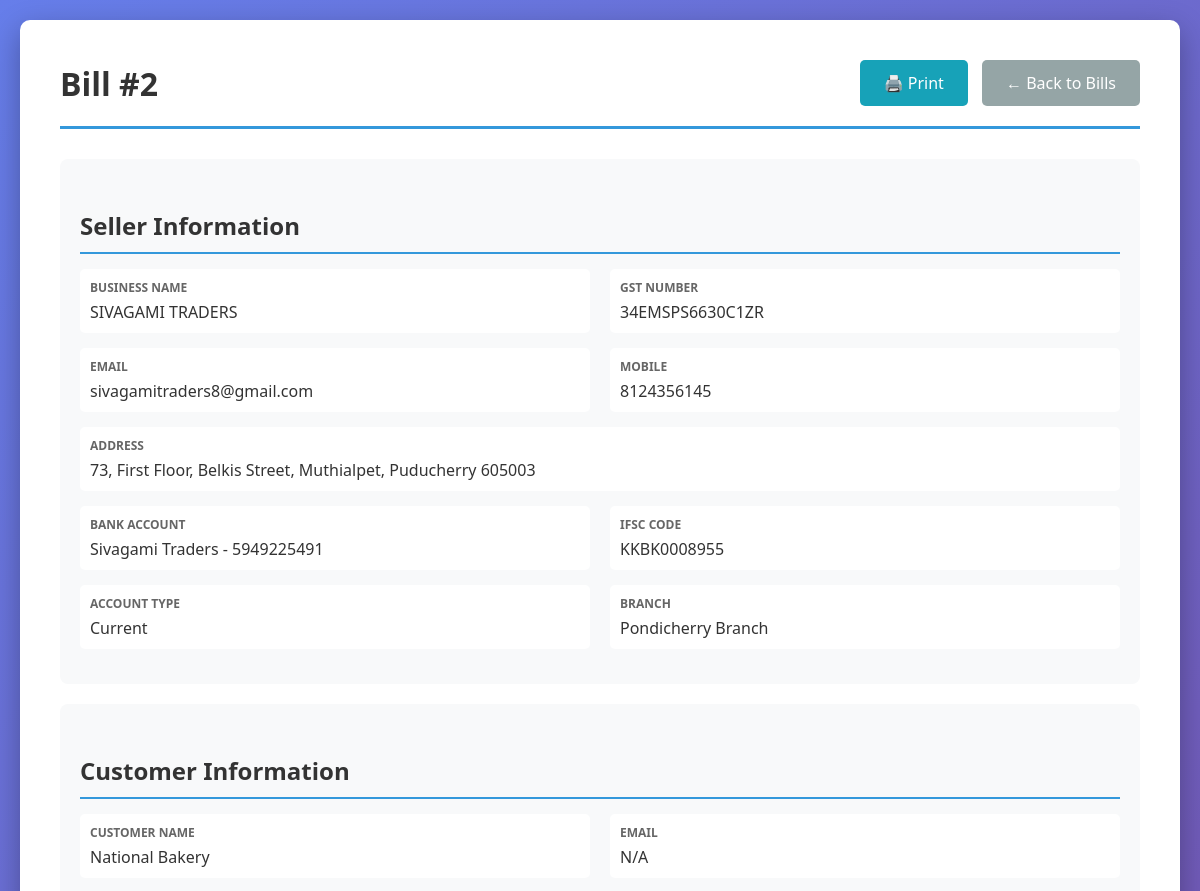
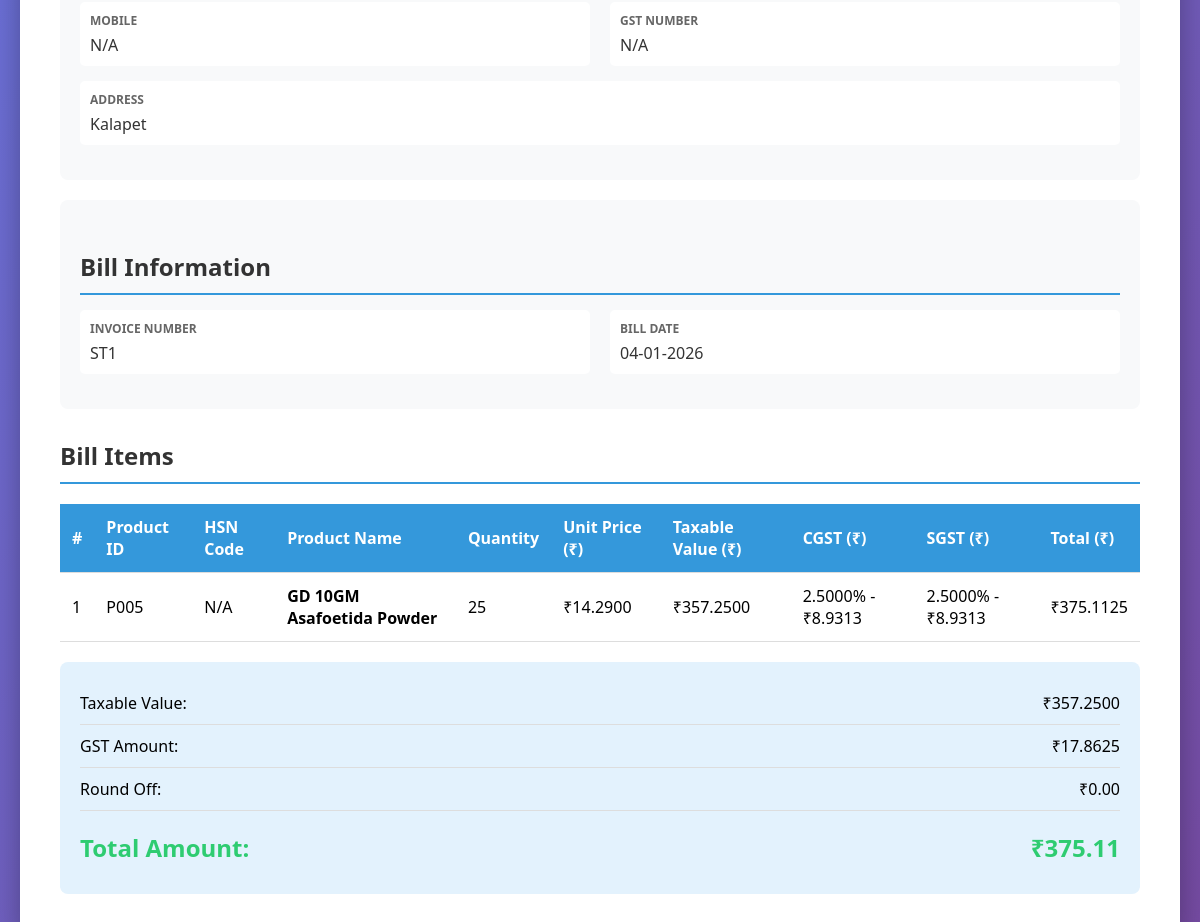
Screenshot of /billing/view/2 with the database file from the repository (2 pictures, top to bottom).
### tables this page shows
CREATE TABLE billing (
                    id INTEGER PRIMARY KEY AUTOINCREMENT,
                    bill_id TEXT UNIQUE NOT NULL,
                    customer_id INTEGER NOT NULL,
                    bill_date DATE NOT NULL,
                    subtotal REAL DEFAULT 0.0,
                    gst_amount REAL DEFAULT 0.0,
                    total_amount REAL NOT NULL DEFAULT 0.0,
                    payment_status TEXT DEFAULT 'Pending',
                    notes TEXT,
                    created_at TIMESTAMP DEFAULT CURRENT_TIMESTAMP, round_off REAL DEFAULT 0.0,
                    FOREIGN KEY (customer_id) REFERENCES customers (id)
                );

CREATE TABLE seller_info (
            id INTEGER PRIMARY KEY AUTOINCREMENT,
            seller_name TEXT NOT NULL,
            address TEXT,
            email TEXT,
            mobile TEXT,
            gst_number TEXT,
            account_name TEXT,
            account_number TEXT,
            ifsc_code TEXT,
            account_type TEXT,
            branch TEXT,
            created_at TIMESTAMP DEFAULT CURRENT_TIMESTAMP,
            updated_at TIMESTAMP DEFAULT CURRENT_TIMESTAMP
        , state TEXT);

CREATE TABLE customers (
                    id INTEGER PRIMARY KEY AUTOINCREMENT,
                    customer_id TEXT UNIQUE NOT NULL,
                    vendor_code TEXT UNIQUE,
                    name TEXT NOT NULL,
                    email TEXT,
                    mobile TEXT,
                    address TEXT,
                    state TEXT,
                    gst_number TEXT,
                    created_at TIMESTAMP DEFAULT CURRENT_TIMESTAMP
                );

CREATE TABLE billing_items (
                    id INTEGER PRIMARY KEY AUTOINCREMENT,
                    bill_id INTEGER NOT NULL,
                    product_id INTEGER NOT NULL,
                    product_name TEXT NOT NULL,
                    quantity INTEGER NOT NULL DEFAULT 1,
                    unit_price REAL NOT NULL DEFAULT 0.0,
                    gst_percentage REAL NOT NULL DEFAULT 0.0,
                    gst_amount REAL NOT NULL DEFAULT 0.0,
                    cgst REAL NOT NULL DEFAULT 0.0,
                    sgst REAL NOT NULL DEFAULT 0.0,
                    igst REAL NOT NULL DEFAULT 0.0,
                    total REAL NOT NULL DEFAULT 0.0, hsn_code TEXT,
                    FOREIGN KEY (bill_id) REFERENCES billing (id) ON DELETE CASCADE,
                    FOREIGN KEY (product_id) REFERENCES inventory (id)
                );

CREATE TABLE inventory (
                    id INTEGER PRIMARY KEY AUTOINCREMENT,
                    product_id TEXT UNIQUE NOT NULL,
                    product_name TEXT NOT NULL,
                    hsn_code TEXT,
                    manufacture_date DATE,
                    expiry_month TEXT NOT NULL,
                    quantity INTEGER NOT NULL DEFAULT 0,
                    buy_price REAL NOT NULL DEFAULT 0.0,
                    unit_price REAL NOT NULL DEFAULT 0.0,
                    mrp REAL NOT NULL DEFAULT 0.0,
                    gst_percentage REAL NOT NULL DEFAULT 0.0,
                    created_at TIMESTAMP DEFAULT CURRENT_TIMESTAMP,
                    updated_at TIMESTAMP DEFAULT CURRENT_TIMESTAMP
                );

### routes/billing.py (the view)
@billing_bp.route('/view/<int:id>')
def view(id):
    conn = get_db_connection()
    bill = conn.execute('''
        SELECT b.*, c.name as customer_name, c.email, c.mobile, c.address, c.gst_number
        FROM billing b
        JOIN customers c ON b.customer_id = c.id
        WHERE b.id = ?
    ''', (id,)).fetchone()
    if not bill:
        flash('Bill not found!', 'error')
        conn.close()
        return redirect(url_for('billing.index'))
    bill_dict = dict(bill)
    if bill_dict['bill_date']:
        date_obj = datetime.strptime(bill_dict['bill_date'], '%Y-%m-%d')
        bill_dict['bill_date'] = date_obj.strftime('%d-%m-%Y')
    items = conn.execute('''
        SELECT bi.*, i.product_id as inventory_product_id
        FROM billing_items bi
        LEFT JOIN inventory i ON bi.product_id = i.id
        WHERE bi.bill_id = ?
        ORDER BY bi.id
    ''', (bill_dict['bill_id'],)).fetchall()
    seller = conn.execute('SELECT * FROM seller_info ORDER BY id DESC LIMIT 1').fetchone()
    conn.close()
    return render_template('billing/view.html', bill=bill_dict, items=items, seller=seller)

### database.py (called while the page is built)
def get_db_connection():
    conn = sqlite3.connect(DATABASE)
    conn.row_factory = sqlite3.Row
    return conn

### templates/billing/view.html (shortened to what this page needs)
<!DOCTYPE html>
<html lang="en">
<head>
</head>
<body>
    <div class="container">
        <div class="header">
            <h1>Bill #{{ bill['id'] }}</h1>
            <div class="no-print">
                <a href="{{ url_for('billing.print_bill', id=bill['id']) }}" target="_blank" class="btn btn-info">🖨️ Print</a>
                <a href="{{ url_for('billing.index') }}" class="btn btn-secondary">← Back to Bills</a>
            </div>
        </div>
        {% if seller %}
        <div class="info-section">
            <h2>Seller Information</h2>
            <div class="info-row">
                <div class="info-item">
                    <div class="info-label">Business Name</div>
                    <div class="info-value">{{ seller['seller_name'] }}</div>
                </div>
                <div class="info-item">
                    <div class="info-label">GST Number</div>
                    <div class="info-value">{{ seller['gst_number'] }}</div>
                </div>
            </div>
            <div class="info-row">
                <div class="info-item">
                    <div class="info-label">Email</div>
                    <div class="info-value">{{ seller['email'] }}</div>
                </div>
                <div class="info-item">
                    <div class="info-label">Mobile</div>
                    <div class="info-value">{{ seller['mobile'] }}</div>
                </div>
            </div>
            <div class="info-row">
                <div class="info-item" style="grid-column: 1 / -1;">
                    <div class="info-label">Address</div>
                    <div class="info-value">{{ seller['address'] }}</div>
                </div>
            </div>
            <div class="info-row">
                <div class="info-item">
                    <div class="info-label">Bank Account</div>
                    <div class="info-value">{{ seller['account_name'] }} - {{ seller['account_number'] }}</div>
                </div>
                <div class="info-item">
                    <div class="info-label">IFSC Code</div>
                    <div class="info-value">{{ seller['ifsc_code'] }}</div>
                </div>
            </div>
            <div class="info-row">
                <div class="info-item">
                    <div class="info-label">Account Type</div>
                    <div class="info-value">{{ seller['account_type'] }}</div>
                </div>
                <div class="info-item">
                    <div class="info-label">Branch</div>
                    <div class="info-value">{{ seller['branch'] }}</div>
                </div>
            </div>
        </div>
        {% endif %}
        <div class="info-section">
            <h2>Customer Information</h2>
            <div class="info-row">
                <div class="info-item">
                    <div class="info-label">Customer Name</div>
                    <div class="info-value">{{ bill['customer_name'] }}</div>
                </div>
                <div class="info-item">
                    <div class="info-label">Email</div>
                    <div class="info-value">{{ bill['email'] or 'N/A' }}</div>
                </div>
            </div>
            <div class="info-row">
                <div class="info-item">
                    <div class="info-label">Mobile</div>
                    <div class="info-value">{{ bill['mobile'] or 'N/A' }}</div>
                </div>
                <div class="info-item">
                    <div class="info-label">GST Number</div>
                    <div class="info-value">{{ bill['gst_number'] or 'N/A' }}</div>
                </div>
            </div>
            <div class="info-row">
                <div class="info-item" style="grid-column: 1 / -1;">
                    <div class="info-label">Address</div>
                    <div class="info-value">{{ bill['address'] or 'N/A' }}</div>
                </div>
            </div>
        </div>
        <div class="info-section">
            <h2>Bill Information</h2>
            <div class="info-row">
                <div class="info-item">
                    <div class="info-label">Invoice Number</div>
                    <div class="info-value">{{ bill['bill_id'] }}</div>
                </div>
                <div class="info-item">
                    <div class="info-label">Bill Date</div>
                    <div class="info-value">{{ bill['bill_date'] }}</div>
                </div>
            </div>
        </div>
        <h2>Bill Items</h2>
        {% set has_cgst_sgst = items|selectattr('cgst', 'greaterthan', 0)|list|length > 0 %}
        <table>
            <thead>
                <tr>
                    <th>#</th>
                    <th>Product ID</th>
                    <th>HSN Code</th>
                    <th>Product Name</th>
                    <th>Quantity</th>
                    <th>Unit Price (₹)</th>
                    <th>Taxable Value (₹)</th>
                    {% if has_cgst_sgst %}
                    <th>CGST (₹)</th>
                    <th>SGST (₹)</th>
                    {% endif %}
                    <th>Total (₹)</th>
                </tr>
            </thead>
            <tbody>
                {% for item in items %}
                {% set item_subtotal = item['quantity'] * item['unit_price'] %}
                <tr>
                    <td>{{ loop.index }}</td>
                    <td>{{ item['inventory_product_id'] or 'N/A' }}</td>
                    <td>{{ item['hsn_code'] or 'N/A' }}</td>
                    <td><strong>{{ item['product_name'] }}</strong></td>
                    <td>{{ item['quantity'] }}</td>
                    <td>₹{{ "%.4f"|format(item['unit_price']) }}</td>
                    <td>₹{{ "%.4f"|format(item_subtotal) }}</td>
                    {% if has_cgst_sgst %}
                    <td>{% if item['cgst'] > 0 %}{{ "%.4f"|format(item['gst_percentage'] / 2) }}% - ₹{{ "%.4f"|format(item['cgst']) }}{% else %}-{% endif %}</td>
                    <td>{% if item['sgst'] > 0 %}{{ "%.4f"|format(item['gst_percentage'] / 2) }}% - ₹{{ "%.4f"|format(item['sgst']) }}{% else %}-{% endif %}</td>
                    {% endif %}
                    <td>₹{{ "%.4f"|format(item['total']) }}</td>
                </tr>
                {% endfor %}
            </tbody>
        </table>
        <div class="totals-box">
            <div class="total-row">
                <span>Taxable Value:</span>
                <span>₹{{ "%.4f"|format(bill['subtotal']) }}</span>
            </div>
            <div class="total-row">
                <span>GST Amount:</span>
                <span>₹{{ "%.4f"|format(bill['gst_amount']) }}</span>
            </div>
            <div class="total-row">
                <span>Round Off:</span>
                <span>₹{{ "%.2f"|format(bill['round_off']) }}</span>
            </div>
            <div class="total-row">
                <span>Total Amount:</span>
                <span>₹{{ "%.2f"|format(bill['total_amount']) }}</span>
            </div>
        </div>
    </div>
</body>
</html>
</body>
</html>

### templates/billing/view.html (style rules this page uses)
* { margin: 0; padding: 0; box-sizing: border-box; }
body { font-family: 'Segoe UI', Tahoma, Geneva, Verdana, sans-serif; background: linear-gradient(135deg, #667eea 0%, #764ba2 100%); min-height: 100vh; padding: 20px; }
.container { max-width: 1200px; margin: 0 auto; background: white; border-radius: 10px; box-shadow: 0 10px 30px rgba(0,0,0,0.3); padding: 40px; }
.header { display: flex; justify-content: space-between; align-items: center; margin-bottom: 30px; padding-bottom: 20px; border-bottom: 3px solid #3498db; }
h1 { color: #333; }
.btn { padding: 12px 24px; border: none; border-radius: 5px; cursor: pointer; text-decoration: none; font-size: 16px; transition: all 0.3s; display: inline-block; }
.btn-secondary { background: #95a5a6; color: white; }
.btn-info { background: #17a2b8; color: white; margin-right: 10px; }
.info-section { background: #f8f9fa; padding: 20px; border-radius: 8px; margin-bottom: 20px; }
.info-row { display: grid; grid-template-columns: 1fr 1fr; gap: 20px; margin-bottom: 15px; }
.info-item { padding: 10px; background: white; border-radius: 5px; }
.info-label { font-size: 12px; color: #666; font-weight: 600; text-transform: uppercase; margin-bottom: 5px; }
.info-value { font-size: 16px; color: #333; }
h2 { color: #333; margin: 30px 0 15px 0; padding-bottom: 10px; border-bottom: 2px solid #3498db; }
table { width: 100%; border-collapse: collapse; margin: 20px 0; }
th, td { padding: 12px; text-align: left; border-bottom: 1px solid #ddd; }
th { background: #3498db; color: white; font-weight: 600; }
.totals-box { background: #e3f2fd; padding: 20px; border-radius: 8px; margin-top: 20px; }
.total-row { display: flex; justify-content: space-between; padding: 10px 0; border-bottom: 1px solid #ddd; font-size: 16px; }
.total-row:last-child { border-bottom: none; font-size: 24px; font-weight: bold; color: #2ecc71; margin-top: 10px; }

### rows the page displays
billing: id "2", bill_id "ST1", bill_date "04-01-2026", subtotal "357.2500", gst_amount "17.8625", round_off "0.00", total_amount "375.11"
seller_info: seller_name "SIVAGAMI TRADERS", gst_number "34EMSPS6630C1ZR", email "sivagamitraders8@gmail.com", mobile "8124356145", address "73, First Floor, Belkis Street, Muthialpet, Puducherry 605003", account_name "Sivagami Traders", account_number "5949225491", ifsc_code "KKBK0008955", account_type "Current", branch "Pondicherry Branch"
customers: customer_name "National Bakery", email "N/A", mobile "N/A", gst_number "N/A", address "Kalapet"
billing_items: product_id "P005", item "N/A", product_name "GD 10GM Asafoetida Powder", quantity "25", unit_price "14.2900", item_subtotal "357.2500", item['gst_percentage']/2 "2.5000", cgst "8.9313", sgst "8.9313", total "375.1125"
